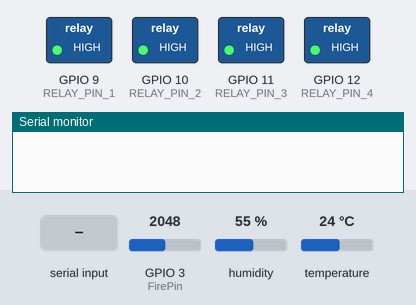
Simulated run of this sketch. Board: ESP32-S3. On the bench: switched loads named in the sketch (green lamp = pin HIGH), the last lines printed to the serial monitor. The test bench sets the inputs (shaded band); at power-on: GPIO 3 (FirePin) = 2048, humidity 55 %, temperature 24 °C.

Above: at 1.2 s.
1.3 s: "1#" received over the second serial link
At 1.6 s:
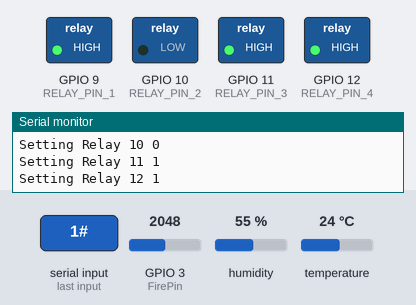
2.8 s: "0#" received over the second serial link
At 4.0 s:
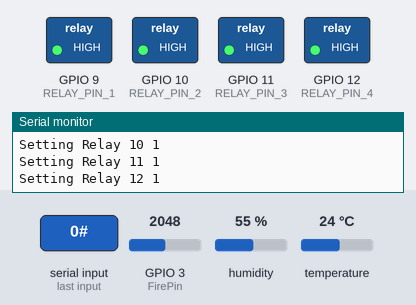
Timing chart, 0 to 5.8 s (numbered marks = the images above; inputs shaded):
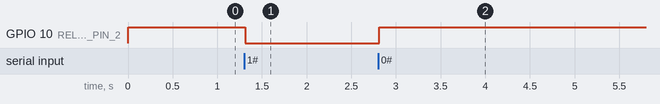

Measured:
- after the input at 1.3 s, GPIO 10 (RELAY_PIN_2): HIGH → LOW at once
- after the input at 2.8 s, GPIO 10 (RELAY_PIN_2): LOW → HIGH at once

The sketch:

UART.ino
```cpp
#include <DHT.h>
#include <SoftwareSerial.h>

#define DHT11Pin 2  // Adjust pin number if needed
#define LuxPin A0  // Adjust pin number if needed
#define PirPin A1  // Adjust pin number if needed
#define FirePin A2  // Adjust pin number if needed
#define DHTType DHT11

DHT HT(DHT11Pin, DHTType);
float humi;
float temp;

#define RXp1 19
#define TXp1 18

const long sendDataInterval = 15000;
const long sendDataPersonInterval = 500;
const long sendDataFireInterval = 500;
unsigned long previousMillis = 0;
unsigned long previousMillisPerson = 0;
unsigned long previousMillisFire = 0;

// Relay Pins
const int RELAY_PIN_1 = 9;//fan livingRoom
const int RELAY_PIN_2 = 10;// led livingRoom
const int RELAY_PIN_3 = 11;//fan ParentRoom
const int RELAY_PIN_4 = 12;//led ParentRoom

struct RelayPin {
    float port1;
    float port2;
    float port3;
    float port4;
    bool isValid() {
        // Implement your validation logic here
        // For example, check if pin is within valid range and state is true/false
        return port1!=-1||port2!=-1||port3!=-1||port4!=-1;
    }
};

RelayPin readFromESP()
{
   if (Serial1.available())
  {
      String inputString = Serial1.readStringUntil('#');
      Serial.print("dữ liệu nhận được từ Arduino: ");
      Serial.println(inputString);
      while(Serial1.available())Serial1.read(); //clear buffer

      // Local function to split string
      auto tachChuoi = [](const char *chuoi, double mang[]) {
        char *chuoiCopy = strdup(chuoi); // Make a copy to avoid modifying the original string
        char *token = strtok(chuoiCopy, "|");
        int i = 0;
        while (token != NULL && i < 4)
        {

          if (strcmp(token, "") == 0) {
            // Nếu token là chuỗi rỗng, gán giá trị -1 vào mảng
            mang[i] = -1;
          }
          else {
          mang[i] = strtod(token, NULL);
          }
          token = strtok(NULL, "|");
          i++;
        }
        free(chuoiCopy); // Free the allocated memory
      };
        double mang[4];
        tachChuoi(inputString.c_str(), mang);
        float led1 = mang[0];
        float fan1 = mang[1];
        float led2 = mang[2];
        float fan2 = mang[3];
        Serial.print("relay pin: ");
        Serial.print(led1);
        Serial.print(" ");
        Serial.print(fan1);
        Serial.print(" ");
        Serial.print(led2);
        Serial.print(" ");
        Serial.println(fan2);
        Serial.println("-----------------------------------");
        return {led1, fan1, led2, fan2}; //ledLiving, fanliving, led parent, fan parent

      //xóa bộ đệm input
      while (Serial1.available() > 0) {
        Serial1.read();
      }
    }

  return {-1,-1,-1,-1};
}

void turnOffAllRelay()
{
  digitalWrite(RELAY_PIN_1, HIGH);
  digitalWrite(RELAY_PIN_2, HIGH);
  digitalWrite(RELAY_PIN_3, HIGH);
  digitalWrite(RELAY_PIN_4, HIGH);
}

void setup() {
  Serial.begin(74880);//2 serial phai co baud khac nhau de phan biet
  Serial1.begin(115200, SERIAL_8N1);
  pinMode(RELAY_PIN_1, OUTPUT); // Khai báo chân relay là ngõ ra output
  pinMode(RELAY_PIN_2, OUTPUT); // Khai báo chân relay là ngõ ra output
  pinMode(RELAY_PIN_3, OUTPUT); // Khai báo chân relay là ngõ ra output
  pinMode(RELAY_PIN_4, OUTPUT);// Khai báo chân relay là ngõ ra output
  HT.begin();          // Initialize DHT sensor
  turnOffAllRelay();
  //xóa bộ đệm input
    while (Serial1.available() > 0) {
        Serial2.read();
    }
}

void loop() {

  unsigned long currentMillis = millis();
  // Read sensor values more frequently (e.g., every 1500 milliseconds)
  /*if(currentMillis - previousMillisFire >= sendDataFireInterval){
    previousMillisFire = currentMillis;
    int fire = analogRead(FirePin);
    if(fire >= 500) fire = 0;
    else fire = 1;
    Send_data(-1,-1,-1,-1,fire);
  }
  else if(currentMillis - previousMillisPerson >= sendDataPersonInterval){
    previousMillisPerson = currentMillis;
    int pir = analogRead(PirPin);
    if(pir >= 500) pir = 0;
    else pir=1;
    Send_data(-1,-1,-1,pir,-1);
  }*/
  if (currentMillis - previousMillis >= sendDataInterval){
    // save the last time
    previousMillis = currentMillis;
    humi = HT.readHumidity();
    temp = HT.readTemperature() - 5;
    float lux = analogRead(LuxPin);
    lux = 1023 - lux;
    Serial.print("fire :");
    Serial.println(analogRead(FirePin));
    int fire = analogRead(FirePin);
    if(fire >= 500) fire = 0;
    else fire = 1;
    int pir = analogRead(PirPin);
    if(pir >= 500) pir = 0;
    else pir=1;
    Serial.print("humi :");
    Serial.println(humi);
    Serial.print("temp :");
    Serial.println(temp);
    Serial.print("lux: ");
    Serial.println(lux);
        Serial.print("pir: ");
    Serial.println(pir);
        Serial.print("fire: ");
    Serial.println(fire);
    Serial.println("---------------------------");
    Send_data(humi, temp, lux, pir, fire);
  }


  RelayPin relay = readFromESP();
  if(relay.isValid()) setRelayStatus(relay);
}

// Set our Relay status
void setRelayStatus(RelayPin relay)
{
    if(relay.port2!=-1) setPinRelayStatus(RELAY_PIN_1, relay.port2);
    if(relay.port1!=-1)setPinRelayStatus(RELAY_PIN_2, relay.port1);
    if(relay.port4!=-1)setPinRelayStatus(RELAY_PIN_3, relay.port4);
    if(relay.port3!=-1)setPinRelayStatus(RELAY_PIN_4, relay.port3);
}

// Set our Relay status
void setPinRelayStatus(int pin, int status)
{
  if(status == -1) return;
  if(status == 0) status = HIGH;
  else if(status == 1) status = LOW;
  Serial.print("Setting Relay ");
  Serial.print(pin);
  Serial.print(" ");
  Serial.print(status);
  Serial.println(" ");
  digitalWrite(pin, status);
}

void Send_data(float humi, float temp, float lux, float pir, float fire) {
  String SendEsp32 = "";
  String humi_str = String(humi);
  String temp_str = String(temp);
  String lux_str = String(lux);
  String pir_str = String(pir);
  String fire_str = String(fire);
  SendEsp32 = humi_str + "|" + temp_str + "|" + lux_str + "|" + pir_str + "|" + fire_str +"#";
  Serial.print("Dữ liệu gửi: ");
  Serial.println(SendEsp32);
  if (Serial1.println(SendEsp32)) {
    Serial.println("Gửi dữ liệu thành công");
  } else {
    Serial.println("Gửi dữ liệu thất bại");
  }
  Serial.println("-----------------------------------");
  Serial1.flush();
}
```
